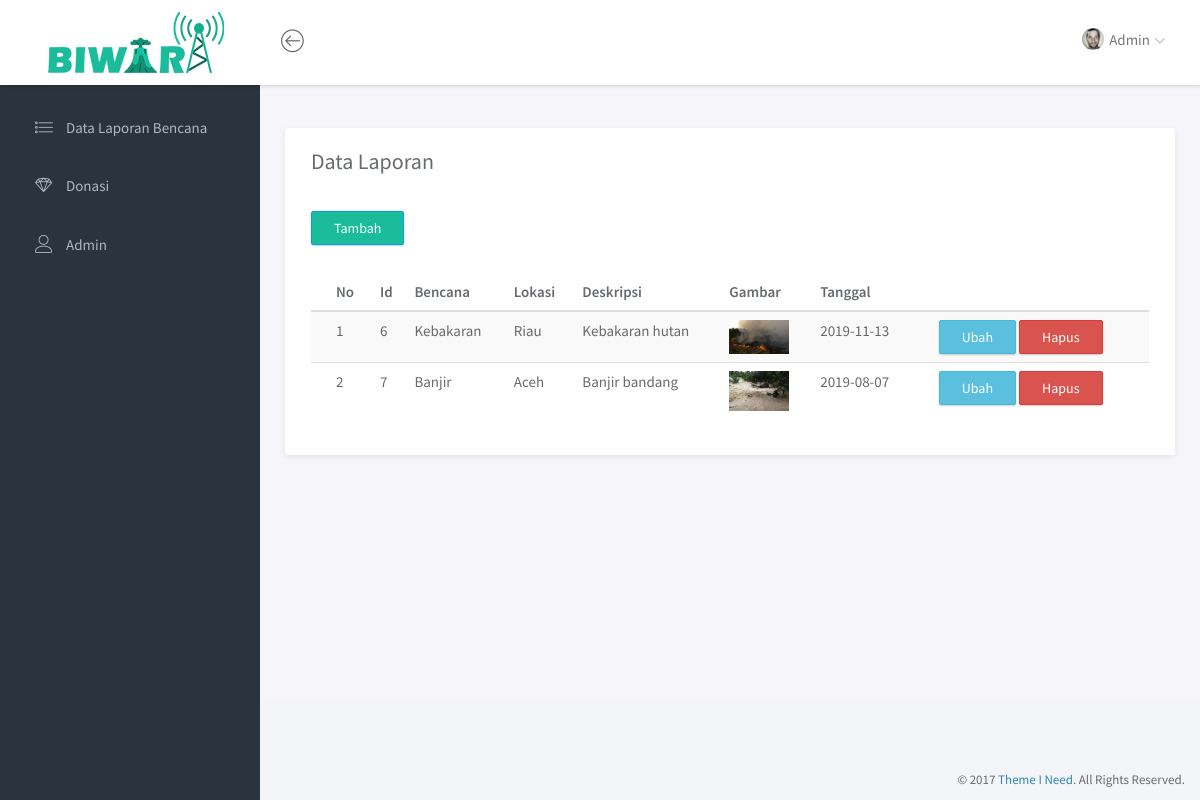
The page /Biwara-admin/index.php/laporan on the database its author committed.
### tables this page shows
CREATE TABLE `laporan` (
  `id_laporan` int(8) NOT NULL,
  `bencana` varchar(255) NOT NULL,
  `lokasi` varchar(255) NOT NULL,
  `deskripsi` text NOT NULL,
  `gambar` blob NOT NULL,
  `tanggal` date NOT NULL
);

### Biwara-admin/application/controllers/Laporan.php (called while the page is built, shortened)
<?php
class Laporan extends CI_Controller {
public function index()
	{
        $data['konten']="v_laporan";
		$this->load->model('Laporan_Model');
		$data['data_laporan']=$this->Laporan_Model->get_laporan();
		$this->load->view('template', $data);
    }
}

### Biwara-admin/index.php (called while the page is built, shortened)
<?php
require_once BASEPATH.'core/CodeIgniter.php';

### Biwara-admin/application/models/Laporan_Model.php (called while the page is built, shortened)
<?php
class Laporan_Model extends CI_Model {
	public function get_laporan()
	{
		return $data_laporan= $this->db->get('laporan')->result();
	}
}

### Biwara-admin/application/views/v_laporan.php (the view, shortened to what this page needs)
<section class="content">
	<div class="main">
			<div class="main-content">
				<div class="container-fluid">
					<div class="panel panel-headline">
                    <div class="panel-heading">
							<h1 class="panel-title">Data Laporan</h1>
						</div>
                        <div class="panel-body">
                        <a href="#tambah" class="btn btn-primary" data-toggle="modal" style="float: left;">Tambah</a><br>
                        <div class="panel-heading"></div>
                        <table class="table table-hover table-striped">
                <thead>
                  <tr>
                      <th>No</th>
                      <th>Id</th>
                      <th>Bencana</th>
                      <th>Lokasi</th>
                      <th>Deskripsi</th>
                      <th>Gambar</th>
                      <th>Tanggal</th>
                      <th colspan="2" style="text-align:center; left:10px;"></th>
                  </tr>
                  </thead>
                  <tbody>
           	<?php $no = 0; foreach($data_laporan as $lpr): $no++;?>
               <tr>
                   <td><?=$no?></td>
                   <td><?=$lpr->id_laporan?></td>
                   <td><?=$lpr->bencana?></td>
                   <td><?=$lpr->lokasi?></td>
                   <td><?=$lpr->deskripsi?></td>
                   <td><img src="<?=base_url('assets/img/'.str_replace(' ', '_',$lpr->gambar))?>" style="width:60px;"></td>
                   <td><?=$lpr->tanggal?></td>
                   <td colspan><a href="#update_laporan" data-toggle="modal" onclick="tm_detail(<?=$lpr->id_laporan?>)"  class="btn btn-info">Ubah</a>
                   <a href="<?=base_url('index.php/Laporan/hapus_laporan/'.$lpr->id_laporan)?>" onclick="return confirm('apakah anda yakin untuk menghapus?')" class="btn btn-danger">Hapus</a></td>
               </tr>
           <?php endforeach?>
            </tbody>
              </table>
                        </div>
					</div>
				</div>
			</div>
		</div>
</section>

### Biwara-admin/application/views/template.php (shortened to what this page needs)
<!doctype html>
<html lang="en">
<head>
	<link rel="stylesheet" href="<?=base_url()?>assets/vendor/bootstrap/css/bootstrap.min.css">
	<link rel="stylesheet" href="<?=base_url()?>assets/vendor/font-awesome/css/font-awesome.min.css">
	<link rel="stylesheet" href="<?=base_url()?>assets/vendor/linearicons/style.css">
	<link rel="stylesheet" href="<?=base_url()?>assets/vendor/chartist/css/chartist-custom.css">
	<link rel="stylesheet" href="<?=base_url()?>assets/css/main.css">
	<link rel="stylesheet" href="<?=base_url()?>assets/css/demo.css">
</head>
<body>
	<div id="wrapper">
		<nav class="navbar navbar-default navbar-fixed-top">
			<div class="brand">
				<img src="<?=base_url()?>assets/img/biwara.png" class="">
			</div>
			<div class="container-fluid">
				<div class="navbar-btn">
					<button type="button" class="btn-toggle-fullwidth"><i class="lnr lnr-arrow-left-circle"></i></button>
				</div>
				<div id="navbar-menu">
					<ul class="nav navbar-nav navbar-right">
						<li class="dropdown">
							<a href="#" class="dropdown-toggle" data-toggle="dropdown"><img src="<?=base_url()?>assets/img/user.png" class="img-circle" alt="Avatar"> <span>Admin</span> <i class="icon-submenu lnr lnr-chevron-down"></i></a>
						</li>
					</ul>
				</div>
			</div>
		</nav>
		<div id="sidebar-nav" class="sidebar">
			<div class="sidebar-scroll">
				<nav>
					<ul class="nav">
						<li><a href="<?=base_url()."index.php/laporan"?>" class=""><i class="lnr lnr-list"></i> <span>Data Laporan Bencana</span></a></li>
						<li><a href="<?=base_url()."index.php/donasi"?>" class=""><i class="lnr lnr-diamond"></i> <span>Donasi</span></a></li>
						<li><a href="<?=base_url()."index.php/admin"?>" class=""><i class="lnr lnr-user"></i> <span>Admin</span></a></li>
					</ul>
				</nav>
			</div>
		</div>
		<?php
            $this->load->view($konten);
        ?>
		<footer>
			<div class="container-fluid">
				<p class="copyright">&copy; 2017 <a href="https://www.themeineed.com" target="_blank">Theme I Need</a>. All Rights Reserved.</p>
			</div>
		</footer>
	</div>
</body>
</html>

### Biwara-admin/assets/css/main.css (style rules this page uses)
html { position: relative; min-height: 100%; }
body { background-color: #F3F5F8; font-family: "Source Sans Pro", sans-serif; font-size: 15px; color: #676a6d; }
a { color: #3287B2; }
th { font-weight: 600; }
footer { position: absolute; bottom: 0; right: 0; padding-top: 15px; padding-bottom: 10px; }
.copyright { margin-bottom: 0; text-align: right; font-size: 13px; }
#wrapper .sidebar { -webkit-transition: all 0.3s ease-in-out; -moz-transition: all 0.3s ease-in-out; -ms-transition: all 0.3s ease-in-out; -o-transition: all 0.3s ease-in-out; transition: all 0.3s ease-in-out; width: 260px; height: 100%; float: left; background-color: #2B333E; position: fixed; left: 0; }
#wrapper .main { -webkit-transition: all 0.3s ease-in-out; -moz-transition: all 0.3s ease-in-out; -ms-transition: all 0.3s ease-in-out; -o-transition: all 0.3s ease-in-out; transition: all 0.3s ease-in-out; width: calc(100% - 260px); left: 0; position: relative; float: right; background-color: #f5f5fa; }
#wrapper #sidebar-nav, #wrapper .main { padding-top: 100px; }
.main-content { padding: 28px 10px; }
.navbar-default { -webkit-transition: all 0.3s ease-in-out; -moz-transition: all 0.3s ease-in-out; -ms-transition: all 0.3s ease-in-out; -o-transition: all 0.3s ease-in-out; transition: all 0.3s ease-in-out; -moz-box-shadow: 1px 2px 3px rgba(0, 0, 0, 0.1); -webkit-box-shadow: 1px 2px 3px rgba(0, 0, 0, 0.1); box-shadow: 1px 2px 3px rgba(0, 0, 0, 0.1); -webkit-border-radius: 0; -moz-border-radius: 0; border-radius: 0; padding: 0; margin: 0; border: none; background-color: #fff; }
.navbar-default .brand { float: left; padding: 10px 19px; background-color: #fff; }
.navbar-btn { float: left; padding: 16px 0; }
.navbar-btn button { font-size: 24px; padding: 4px 8px; line-height: .7; border: none; background: none; outline: none; }
.navbar-nav > li > a { padding: 28px 20px; }
.navbar-nav > li > a > i { font-size: 22px; margin-right: 2px; vertical-align: middle; }
.navbar-nav > li > a > i.icon-submenu { margin-left: 2px; margin-right: 0; font-size: 10px; position: relative; top: 2px; }
.navbar-nav > li > a > span { position: relative; top: 2px; }
.navbar-nav > li > a img { width: 22px; margin-right: 2px; }
@media screen and (min-width: 768px) { .navbar-nav.navbar-right { margin-right: 0; } }
.sidebar { z-index: 9; }
.sidebar .nav > li > a { padding: 18px 30px; color: #AEB7C2; border-left: 5px solid transparent; }
.sidebar .nav i { margin-right: 10px; font-size: 18px; }
.sidebar .nav span { -webkit-transition: all 0.3s ease-in-out; -moz-transition: all 0.3s ease-in-out; -ms-transition: all 0.3s ease-in-out; -o-transition: all 0.3s ease-in-out; transition: all 0.3s ease-in-out; position: relative; top: -2px; }
.btn { -webkit-border-radius: 2px; -moz-border-radius: 2px; border-radius: 2px; -moz-box-shadow: 0px 1px 2px 0 rgba(0, 0, 0, 0.2); -webkit-box-shadow: 0px 1px 2px 0 rgba(0, 0, 0, 0.2); box-shadow: 0px 1px 2px 0 rgba(0, 0, 0, 0.2); padding: 6px 22px; }
.btn-primary { background-color: #1abc9c; border-color: #00a0f0; }
.panel { -webkit-border-radius: 3px; -moz-border-radius: 3px; border-radius: 3px; -moz-box-shadow: 0 2px 6px rgba(0, 0, 0, 0.08); -webkit-box-shadow: 0 2px 6px rgba(0, 0, 0, 0.08); box-shadow: 0 2px 6px rgba(0, 0, 0, 0.08); background-color: #fff; margin-bottom: 30px; }
.panel .panel-heading, .panel .panel-body, .panel .panel-footer { padding-left: 25px; padding-right: 25px; }
.panel .panel-heading { padding-top: 20px; padding-bottom: 20px; position: relative; }
.panel .panel-heading .panel-title { margin: 0; font-size: 18px; font-weight: 300; }
.panel .panel-body { padding-top: 10px; padding-bottom: 15px; }
.panel.panel-headline .panel-heading { border-bottom: none; }
.panel.panel-headline .panel-heading .panel-title { margin-bottom: 8px; font-size: 22px; font-weight: normal; }
.panel .table > thead > tr > td:first-child, .panel .table > thead > tr > th:first-child, .panel .table > tbody > tr > td:first-child, .panel .table > tbody > tr > th:first-child, .panel .table > tfoot > tr > td:first-child, .panel .table > tfoot > tr > th:first-child { padding-left: 25px; }
.panel .table > thead > tr > td:last-child, .panel .table > thead > tr > th:last-child, .panel .table > tbody > tr > td:last-child, .panel .table > tbody > tr > th:last-child, .panel .table > tfoot > tr > td:last-child, .panel .table > tfoot > tr > th:last-child { padding-left: 25px; }

### rows shown on the page
laporan: id_laporan "6", bencana "Kebakaran", lokasi "Riau", deskripsi "Kebakaran hutan", gambar (picture), tanggal "2019-11-13"
laporan: id_laporan "7", bencana "Banjir", lokasi "Aceh", deskripsi "Banjir bandang", gambar (picture), tanggal "2019-08-07"
